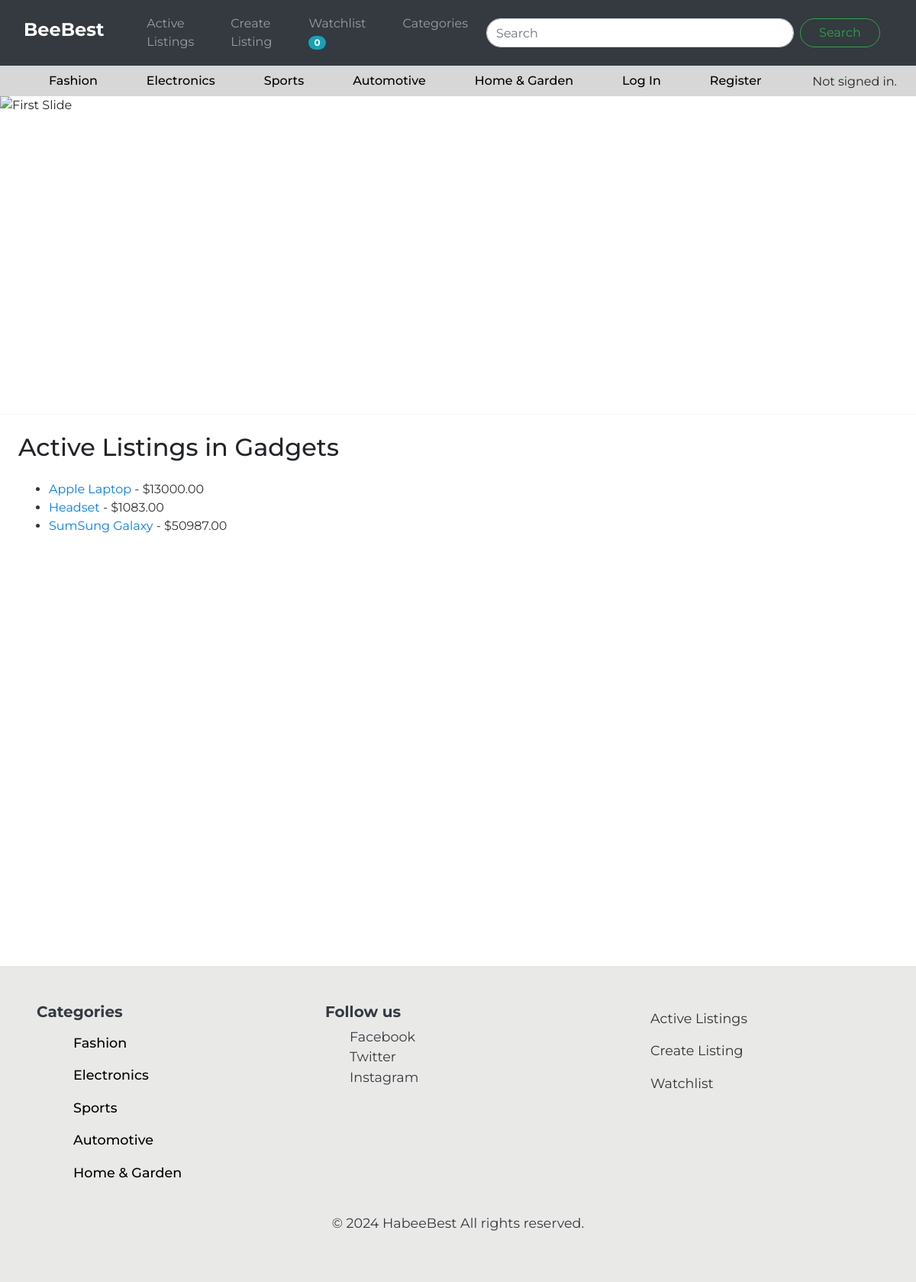
The app's page /categories/Gadgets/ with its own data.
### auctions/models.py (models this page shows, shortened)
class AuctionListing(models.Model):
    title = models.CharField(max_length=100)
    description = models.TextField()
    starting_bid = models.DecimalField(max_digits=10, decimal_places=2)
    current_bid = models.DecimalField(max_digits=10, decimal_places=2, null= True, blank = True)
    image_url = models.URLField(blank=True, null=True)
    category = models.CharField(max_length=64, blank=True, null=True)
    created_at = models.DateTimeField(default=timezone.now)  # Provide a default value for existing rows
    created_by = models.ForeignKey(User,on_delete=models.CASCADE)
    is_active = models.BooleanField(default=True)
    winner = models.ForeignKey(User, null=True, blank=True, on_delete=models.SET_NULL, related_name="won_auctions")

### auctions/views.py (the view)
# urls.py: path('categories/<str:category_name>/', views.category_detail, name='category_detail')
def category_detail(request, category_name):
    listings = AuctionListing.objects.filter(category=category_name, is_active=True)
    return render(request, 'auctions/category_detail.html', {
        'category': category_name,
        'listings': listings
    })

### auctions/context_processors.py (called while the page is built)
def watchlist_count(request):
    if request.user.is_authenticated:
        try:
            watchlist = Watchlist.objects.get(user=request.user)
            count = watchlist.listings.count()
        except Watchlist.DoesNotExist:
            count = 0
    else:
        count = 0
    return {
        'watchlist_count': count
    }

### auctions/templates/auctions/category_detail.html (shortened to what this page needs)
{% extends "auctions/layout.html" %}
{% block body %}
    <h2 class="m-4">Active Listings in {{ category }}</h2>
    <ul>
        {% for listing in listings %}
            <li><a href="{% url 'listing_detail' listing.id %}">{{ listing.title }}</a> - ${{ listing.current_bid|default:listing.starting_bid }}</li>
        {% endfor %}
    </ul>
{% endblock %}

### auctions/static/auctions/styles.css (style rules this page uses)
* { margin: 0; padding: 0; box-sizing: border-box; font-family:'Montserrat', sans-serif; }
html, body { height: 100%; }
.watchlist-page h2, li { margin-left: 2rem; color: #333; }

### records on screen
AuctionListing: title "Apple Laptop", current_bid "13000.00"
AuctionListing: title "Headset", current_bid "1083.00"
AuctionListing: title "SumSung Galaxy", current_bid "50987.00"

### other values on screen
{{ watchlist_count }} "0"
{{ category }} "Gadgets"
